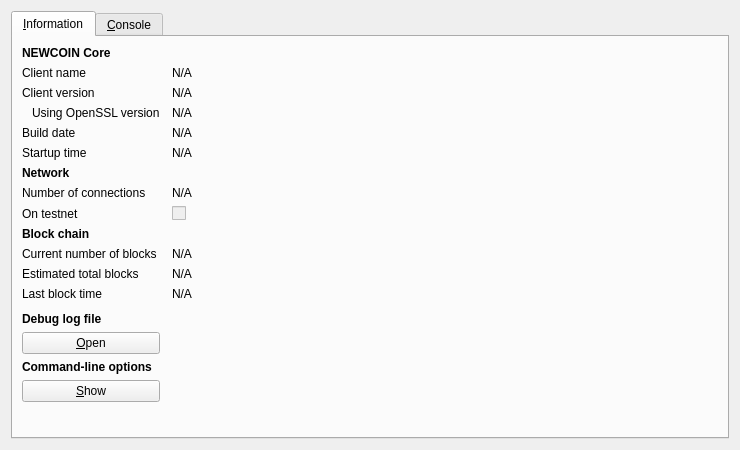
<?xml version="1.0" encoding="UTF-8"?>
<ui version="4.0">
 <class>RPCConsole</class>
 <widget class="QDialog" name="RPCConsole">
  <property name="geometry">
   <rect>
    <x>0</x>
    <y>0</y>
    <width>740</width>
    <height>450</height>
   </rect>
  </property>
  <property name="windowTitle">
   <string>NEWCOIN - Debug window</string>
  </property>
  <layout class="QVBoxLayout" name="verticalLayout_2">
   <item>
    <widget class="QTabWidget" name="tabWidget">
     <property name="currentIndex">
      <number>0</number>
     </property>
     <widget class="QWidget" name="tab_info">
      <attribute name="title">
       <string>&amp;Information</string>
      </attribute>
      <layout class="QGridLayout" name="gridLayout" columnstretch="0,1">
       <property name="horizontalSpacing">
        <number>12</number>
       </property>
       <item row="0" column="0">
        <widget class="QLabel" name="label_9">
         <property name="font">
          <font>
           <weight>75</weight>
           <bold>true</bold>
          </font>
         </property>
         <property name="text">
          <string>NEWCOIN Core</string>
         </property>
        </widget>
       </item>
       <item row="1" column="0">
        <widget class="QLabel" name="label_5">
         <property name="text">
          <string>Client name</string>
         </property>
        </widget>
       </item>
       <item row="1" column="1">
        <widget class="QLabel" name="clientName">
         <property name="cursor">
          <cursorShape>IBeamCursor</cursorShape>
         </property>
         <property name="text">
          <string>N/A</string>
         </property>
         <property name="textFormat">
          <enum>Qt::PlainText</enum>
         </property>
         <property name="textInteractionFlags">
          <set>Qt::LinksAccessibleByMouse|Qt::TextSelectableByKeyboard|Qt::TextSelectableByMouse</set>
         </property>
        </widget>
       </item>
       <item row="2" column="0">
        <widget class="QLabel" name="label_6">
         <property name="text">
          <string>Client version</string>
         </property>
        </widget>
       </item>
       <item row="2" column="1">
        <widget class="QLabel" name="clientVersion">
         <property name="cursor">
          <cursorShape>IBeamCursor</cursorShape>
         </property>
         <property name="text">
          <string>N/A</string>
         </property>
         <property name="textFormat">
          <enum>Qt::PlainText</enum>
         </property>
         <property name="textInteractionFlags">
          <set>Qt::LinksAccessibleByMouse|Qt::TextSelectableByKeyboard|Qt::TextSelectableByMouse</set>
         </property>
        </widget>
       </item>
       <item row="3" column="0">
        <widget class="QLabel" name="label_14">
         <property name="text">
          <string>Using OpenSSL version</string>
         </property>
         <property name="indent">
          <number>10</number>
         </property>
        </widget>
       </item>
       <item row="3" column="1">
        <widget class="QLabel" name="openSSLVersion">
         <property name="cursor">
          <cursorShape>IBeamCursor</cursorShape>
         </property>
         <property name="text">
          <string>N/A</string>
         </property>
         <property name="textFormat">
          <enum>Qt::PlainText</enum>
         </property>
         <property name="textInteractionFlags">
          <set>Qt::LinksAccessibleByMouse|Qt::TextSelectableByKeyboard|Qt::TextSelectableByMouse</set>
         </property>
        </widget>
       </item>
       <item row="4" column="0">
        <widget class="QLabel" name="label_12">
         <property name="text">
          <string>Build date</string>
         </property>
        </widget>
       </item>
       <item row="4" column="1">
        <widget class="QLabel" name="buildDate">
         <property name="cursor">
          <cursorShape>IBeamCursor</cursorShape>
         </property>
         <property name="text">
          <string>N/A</string>
         </property>
         <property name="textFormat">
          <enum>Qt::PlainText</enum>
         </property>
         <property name="textInteractionFlags">
          <set>Qt::LinksAccessibleByMouse|Qt::TextSelectableByKeyboard|Qt::TextSelectableByMouse</set>
         </property>
        </widget>
       </item>
       <item row="5" column="0">
        <widget class="QLabel" name="label_13">
         <property name="text">
          <string>Startup time</string>
         </property>
        </widget>
       </item>
       <item row="5" column="1">
        <widget class="QLabel" name="startupTime">
         <property name="cursor">
          <cursorShape>IBeamCursor</cursorShape>
         </property>
         <property name="text">
          <string>N/A</string>
         </property>
         <property name="textFormat">
          <enum>Qt::PlainText</enum>
         </property>
         <property name="textInteractionFlags">
          <set>Qt::LinksAccessibleByMouse|Qt::TextSelectableByKeyboard|Qt::TextSelectableByMouse</set>
         </property>
        </widget>
       </item>
       <item row="6" column="0">
        <widget class="QLabel" name="label_11">
         <property name="font">
          <font>
           <weight>75</weight>
           <bold>true</bold>
          </font>
         </property>
         <property name="text">
          <string>Network</string>
         </property>
        </widget>
       </item>
       <item row="7" column="0">
        <widget class="QLabel" name="label_7">
         <property name="text">
          <string>Number of connections</string>
         </property>
        </widget>
       </item>
       <item row="7" column="1">
        <widget class="QLabel" name="numberOfConnections">
         <property name="cursor">
          <cursorShape>IBeamCursor</cursorShape>
         </property>
         <property name="text">
          <string>N/A</string>
         </property>
         <property name="textFormat">
          <enum>Qt::PlainText</enum>
         </property>
         <property name="textInteractionFlags">
          <set>Qt::LinksAccessibleByMouse|Qt::TextSelectableByKeyboard|Qt::TextSelectableByMouse</set>
         </property>
        </widget>
       </item>
       <item row="8" column="0">
        <widget class="QLabel" name="label_8">
         <property name="text">
          <string>On testnet</string>
         </property>
        </widget>
       </item>
       <item row="8" column="1">
        <widget class="QCheckBox" name="isTestNet">
         <property name="enabled">
          <bool>false</bool>
         </property>
         <property name="text">
          <string/>
         </property>
        </widget>
       </item>
       <item row="9" column="0">
        <widget class="QLabel" name="label_10">
         <property name="font">
          <font>
           <weight>75</weight>
           <bold>true</bold>
          </font>
         </property>
         <property name="text">
          <string>Block chain</string>
         </property>
        </widget>
       </item>
       <item row="10" column="0">
        <widget class="QLabel" name="label_3">
         <property name="text">
          <string>Current number of blocks</string>
         </property>
        </widget>
       </item>
       <item row="10" column="1">
        <widget class="QLabel" name="numberOfBlocks">
         <property name="cursor">
          <cursorShape>IBeamCursor</cursorShape>
         </property>
         <property name="text">
          <string>N/A</string>
         </property>
         <property name="textFormat">
          <enum>Qt::PlainText</enum>
         </property>
         <property name="textInteractionFlags">
          <set>Qt::LinksAccessibleByMouse|Qt::TextSelectableByKeyboard|Qt::TextSelectableByMouse</set>
         </property>
        </widget>
       </item>
       <item row="11" column="0">
        <widget class="QLabel" name="label_4">
         <property name="text">
          <string>Estimated total blocks</string>
         </property>
        </widget>
       </item>
       <item row="11" column="1">
        <widget class="QLabel" name="totalBlocks">
         <property name="cursor">
          <cursorShape>IBeamCursor</cursorShape>
         </property>
         <property name="text">
          <string>N/A</string>
         </property>
         <property name="textFormat">
          <enum>Qt::PlainText</enum>
         </property>
         <property name="textInteractionFlags">
          <set>Qt::LinksAccessibleByMouse|Qt::TextSelectableByKeyboard|Qt::TextSelectableByMouse</set>
         </property>
        </widget>
       </item>
       <item row="12" column="0">
        <widget class="QLabel" name="label_2">
         <property name="text">
          <string>Last block time</string>
         </property>
        </widget>
       </item>
       <item row="12" column="1">
        <widget class="QLabel" name="lastBlockTime">
         <property name="cursor">
          <cursorShape>IBeamCursor</cursorShape>
         </property>
         <property name="text">
          <string>N/A</string>
         </property>
         <property name="textFormat">
          <enum>Qt::PlainText</enum>
         </property>
         <property name="textInteractionFlags">
          <set>Qt::LinksAccessibleByMouse|Qt::TextSelectableByKeyboard|Qt::TextSelectableByMouse</set>
         </property>
        </widget>
       </item>
       <item row="13" column="0">
        <spacer name="verticalSpacer_2">
         <property name="orientation">
          <enum>Qt::Vertical</enum>
         </property>
         <property name="sizeHint" stdset="0">
          <size>
           <width>20</width>
           <height>20</height>
          </size>
         </property>
        </spacer>
       </item>
       <item row="14" column="0">
        <widget class="QLabel" name="labelDebugLogfile">
         <property name="font">
          <font>
           <weight>75</weight>
           <bold>true</bold>
          </font>
         </property>
         <property name="text">
          <string>Debug log file</string>
         </property>
        </widget>
       </item>
       <item row="15" column="0">
        <widget class="QPushButton" name="openDebugLogfileButton">
         <property name="toolTip">
          <string>Open the NEWCOIN debug log file from the current data directory. This can take a few seconds for large log files.</string>
         </property>
         <property name="text">
          <string>&amp;Open</string>
         </property>
         <property name="autoDefault">
          <bool>false</bool>
         </property>
        </widget>
       </item>
       <item row="16" column="0">
        <widget class="QLabel" name="labelCLOptions">
         <property name="font">
          <font>
           <weight>75</weight>
           <bold>true</bold>
          </font>
         </property>
         <property name="text">
          <string>Command-line options</string>
         </property>
        </widget>
       </item>
       <item row="17" column="0">
        <widget class="QPushButton" name="showCLOptionsButton">
         <property name="toolTip">
          <string>Show the NEWCOIN-Qt help message to get a list with possible NEWCOIN command-line options.</string>
         </property>
         <property name="text">
          <string>&amp;Show</string>
         </property>
         <property name="autoDefault">
          <bool>false</bool>
         </property>
        </widget>
       </item>
       <item row="18" column="0">
        <spacer name="verticalSpacer">
         <property name="orientation">
          <enum>Qt::Vertical</enum>
         </property>
         <property name="sizeHint" stdset="0">
          <size>
           <width>20</width>
           <height>40</height>
          </size>
         </property>
        </spacer>
       </item>
      </layout>
     </widget>
     <widget class="QWidget" name="tab_console">
      <attribute name="title">
       <string>&amp;Console</string>
      </attribute>
      <layout class="QVBoxLayout" name="verticalLayout_3">
       <property name="spacing">
        <number>3</number>
       </property>
       <item>
        <widget class="QTextEdit" name="messagesWidget">
         <property name="minimumSize">
          <size>
           <width>0</width>
           <height>100</height>
          </size>
         </property>
         <property name="readOnly">
          <bool>true</bool>
         </property>
         <property name="tabKeyNavigation" stdset="0">
          <bool>false</bool>
         </property>
         <property name="columnCount" stdset="0">
          <number>2</number>
         </property>
        </widget>
       </item>
       <item>
        <layout class="QHBoxLayout" name="horizontalLayout">
         <property name="spacing">
          <number>3</number>
         </property>
         <item>
          <widget class="QLabel" name="label">
           <property name="text">
            <string notr="true">&gt;</string>
           </property>
          </widget>
         </item>
         <item>
          <widget class="QLineEdit" name="lineEdit"/>
         </item>
         <item>
          <widget class="QPushButton" name="clearButton">
           <property name="maximumSize">
            <size>
             <width>24</width>
             <height>24</height>
            </size>
           </property>
           <property name="toolTip">
            <string>Clear console</string>
           </property>
           <property name="text">
            <string/>
           </property>
           <property name="icon">
            <iconset resource="../bitcoin.qrc">
             <normaloff>:/icons/remove</normaloff>:/icons/remove</iconset>
           </property>
           <property name="shortcut">
            <string notr="true">Ctrl+L</string>
           </property>
           <property name="autoDefault">
            <bool>false</bool>
           </property>
          </widget>
         </item>
        </layout>
       </item>
      </layout>
     </widget>
    </widget>
   </item>
  </layout>
 </widget>
 <resources>
  <include location="../bitcoin.qrc"/>
 </resources>
 <connections/>
</ui>
